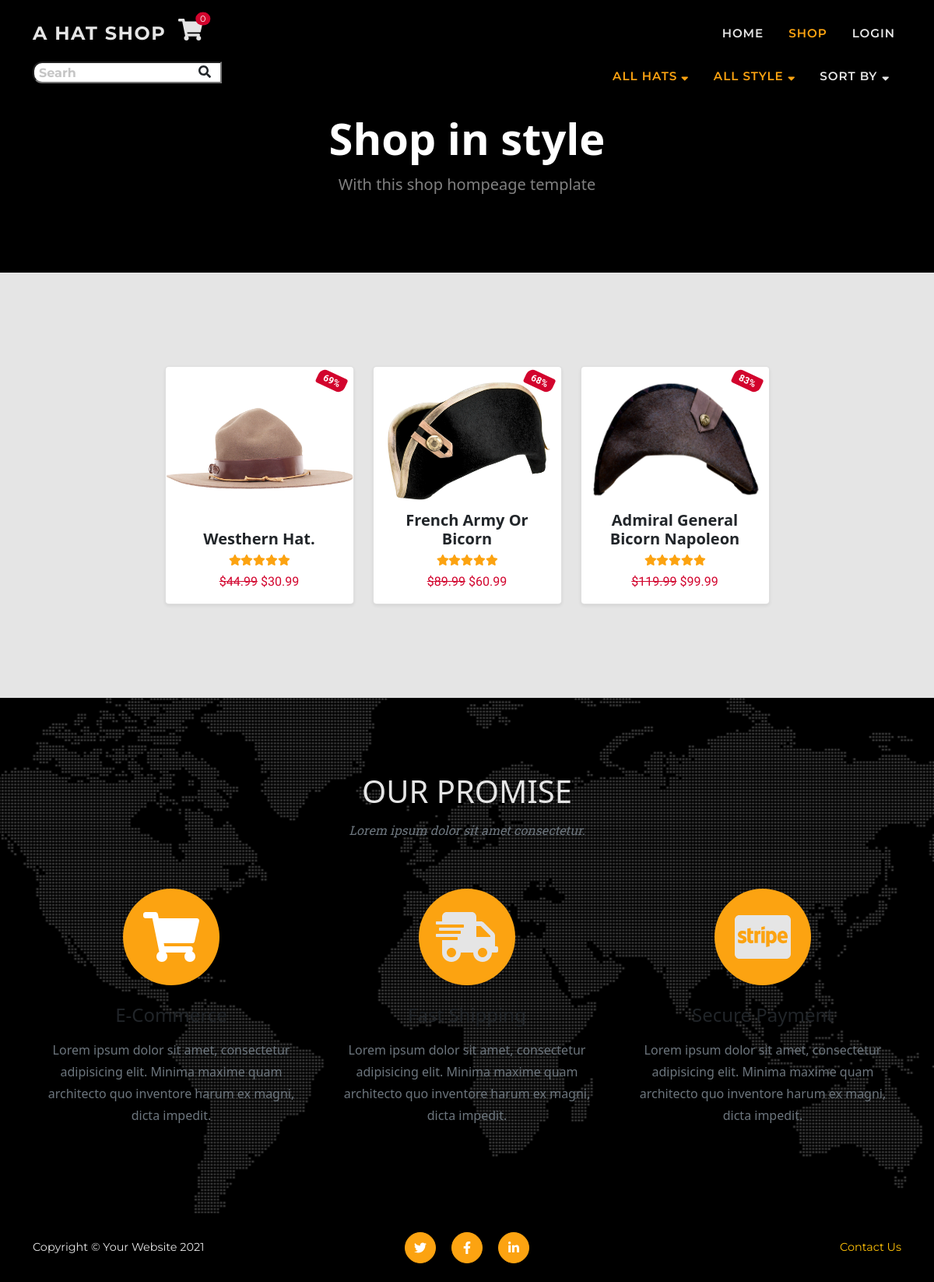
Page /shop/ on the earlier database version.
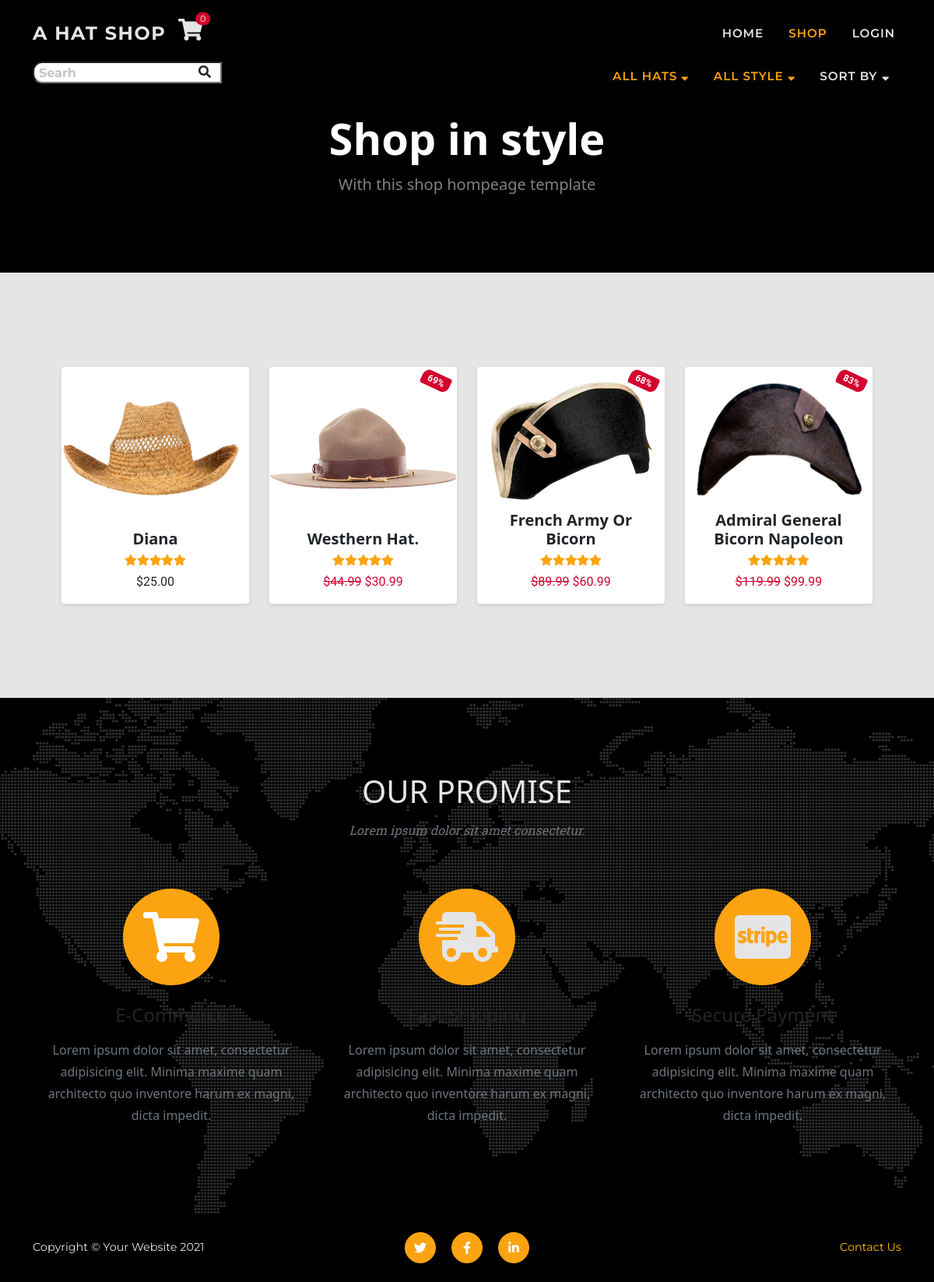
Same page on the later database version.
### shop/models.py (models this page shows, shortened)
class Product(models.Model):
    sku = models.CharField(max_length=60)
    category = models.ForeignKey(
        'Category', null=True, blank=True,
        on_delete=models.SET_NULL)
    style = models.CharField(max_length=60)
    color = models.CharField(max_length=60)
    name = models.CharField(max_length=60)
    description = models.TextField(max_length=250)
    price = models.DecimalField(
        max_digits=6, decimal_places=2)
    image = models.ImageField(null=True, blank=True)
    sale = models.BooleanField(default=False)
    sale_price = models.DecimalField(
        max_digits=6, decimal_places=2,
        null=True, blank=True)
    item_count = models.IntegerField(
        blank=False, null=False, default=0)
    rating = models.DecimalField(
        max_digits=6, decimal_places=2,
        null=True, blank=True)

### shop/views.py (the view, shortened to what this page needs)
# urls.py: path('shop/', include('shop.urls')),
def shop(request):
    products = Product.objects.all().order_by('-id')
    style_list = Product.objects.values('style').distinct()
    categories = Category.objects.all()
    category = 'all'
    sort_name = None
    sortkey = None
    style = 'all'
    query = 'None'
    shop = True
    context = {
        'style_list': style_list,
        'categories': categories,
        'sort_name': sort_name,
        'products': products,
        'sortkey': sortkey,
        'cat': category,
        'style': style,
        'shop': shop,
    }
    return render(request, 'shop/shop.html', context)

### shop/templates/shop/shop.html (shortened to what this page needs)
{% extends 'base.html' %}
{% load static %}
{% load thumbnail %}
{% block extr_nav_lg %}
    <div class="container mt-3">
     <div class="col-12 d-none d-md-flex justify-content-between">
    <div>
        <form class="form" method="GET" action="{% url 'shop' %}">
                <div class="input-group input-group-sm mb-3">
                    <input type="text" class="search py-0" name="search" placeholder="Searh" aria-label="Search store">
                    <div class="input-group-append">
                        <button class="btn search-btn py-0" type="submit"><i class="fas fa-search"></i></button>
                    </div>
                </div>
            </form>
        </div>
    <div>
        {% include 'includes/shop_nav.html' %}
    </div>
</div>
{% endblock %}
{% block page_header %}
<header class="bg-black py-5">
    <div class="container px-4 px-lg-5 pt-5 my-5">
        <div class="text-center">
            <h1 class="display-4 text-white fw-bolder">Shop in style</h1>
            <p class="lead fw-normal text-white-50 mb-0">With this shop hompeage template</p>
        </div>
    </div>
</header>
{% endblock %}
{% block content %}
<section class="page-section">
    <div class="container mt-2 mt-sm-4 px-2 px-sm-4 px-lg-5">
        <div class="row gx-2 gx-sm-4 row-cols-2 row-cols-md-3 row-cols-xl-4 justify-content-center">
            {% for item in products %}
            {% if item.item_count != 0 or request.user.is_superuser %}
            <div class="col mb-2 mb-sm-4">
                <div class="card shadow-sm rounded-3 pt-2 justify-content-end h-100">
                    {% if item.sale %}
                    <div class="badge bg-danger text-white position-absolute numbers-font" style="top: 0.5rem; right: 0.5rem">
                        {% widthratio item.sale_price item.price 100 %}%
                    </div>
                    {% endif %}
                        <div class="h-100 d-flex align-items-center">
                            {% thumbnail item.image "250" as im %}
                            <img class="card-img-top" src="{{ im.url }}" alt="..." />
                            {% endthumbnail %}
                        </div>
                    <a class="card-img-overlay" href="{% url 'shop_item' item.id %}">
                    </a>
                    <div class="card-body p-2">
                        <div class="text-center align-items-end">
                            <h5 class="fw-bolder text-capitalize">{{ item.name }}</h5>
                            <a class="h-100 my-auto" href="{% url 'shop_item' item.id %}">
                            <div class="d-flex justify-content-center small text-warning mb-2">
                                <span class="fa fa-star checked"></span>
                                <span class="fa fa-star checked"></span>
                                <span class="fa fa-star checked"></span>
                                <span class="fa fa-star"></span>
                                <span class="fa fa-star"></span>
                            </div>
                        </a>
                            {% if item.sale %}
                            <span class="text-decoration-line-through text-danger numbers-font">${{ item.price }}</span>
                            <span class="text-danger numbers-font">${{ item.sale_price }} </span>
                            {% else %}
                            <span class="numbers-font">${{ item.price }} </span>
                            {% endif %}
                        </div>
                    </div>
                    <div class="card-footer pt-0 border-top-0 bg-transparent justify-self-end">
                    </div>
                </div>
            </div>
            {% endif %}
            {% endfor %}
        </div>
    </div>
</section>
{% endblock %}

### templates/base.html (shortened to what this page needs)
<!doctype html>
<html lang="en">
<head>
    {% load static %}
    {% block corecss %}
    <link rel="stylesheet" href="https://cdn.jsdelivr.net/npm/bootstrap@5.1.3/dist/css/bootstrap.min.css"
>
    <link href="{% static 'css/base.css' %}" rel="stylesheet" />
    {% endblock %}
</head>
<body>
    <nav class="navbar navbar-expand-md fixed-top flex-column align-items-stretch" id="mainNav">
        <div class="container">
            <div><a class="navbar-brand" href="{% url 'home' %}">A hat Shop</a></div>
            <div class="nav-item ">
                <a class="position-relative cart" href="{% url 'cart' %}">
                    <i class="fas h3 fa-shopping-cart">
                    </i>
                    <span
                        class="cart-pill text-white position-absolute top-5 start-98 translate-middle bg-danger rounded-circle">
                        {{ item_count }}
                    </span>
                </a>
            </div>
            <div class="collapse navbar-collapse" id="navbarResponsive">
                <ul class="navbar-nav text-uppercase ms-auto py-1 py-lg-0">
                    <li class="nav-item"><a class="nav-link {% if request.get_full_path == '/' %}disabled{% endif %}"
                            href="{% url 'home' %}">home</a></li>
                    <li class="nav-item"><a class="nav-link {% if shop %}disabled{% endif %}"
                            href="{% url 'shop' %}">shop</a></li>
                    {% if request.user.is_authenticated %}
                    {% if request.user.is_superuser %}
                    <li class="nav-item"><a
                        class="nav-link {% if request.get_full_path == '/shop/admin/' %}disabled{% endif %}"
                        href="{% url 'admin_view' %}">Admin</a></li>
                    {% endif %}
                    <li class="nav-item"><a
                            class="nav-link {% if request.get_full_path == '/user/' %}disabled{% endif %}"
                            href="{% url 'user' %}">Profile</a></li>
                    <li class="nav-item"><a
                            class="nav-link {% if request.get_full_path == '/accounts/logout/' %}disabled{% endif %}"
                            href="{% url 'account_logout' %}">Logout</a></li>
                    {% else %}
                    <li class="nav-item"><a
                            class="nav-link {% if request.get_full_path == '/accounts/login/' %}disabled{% endif %}"
                            href="{% url 'account_login' %}">Login</a></li>
                    {% endif %}
                </ul>
            </div>
        </div>
        {% block extr_nav_lg %}
        {% endblock %}
    </nav>
    {% block page_header %}
    {% endblock %}
    {% block content %}
    {% endblock %}
    <section class="page-section bg-black" id="promise">
        <div class="container">
            <div class="text-center">
                <h2 class="section-heading text-uppercase">Our Promise</h2>
                <h3 class="section-subheading text-muted">Lorem ipsum dolor sit amet consectetur.</h3>
            </div>
            <div class="row text-center">
                <div class="col-md-4">
                    <span class="fa-stack fa-4x">
                        <i class="fas fa-circle fa-stack-2x text-warning"></i>
                        <i class="fas fa-shopping-cart fa-stack-1x fa-inverse text-ligtt"></i>
                    </span>
                    <h4 class="my-3">E-Commerce</h4>
                    <p class="text-muted">Lorem ipsum dolor sit amet, consectetur adipisicing elit. Minima maxime quam
                        architecto quo inventore harum ex magni, dicta impedit.</p>
                </div>
                <div class="col-md-4">
                    <span class="fa-stack fa-4x">
                        <i class="fas fa-circle fa-stack-2x text-warning"></i>
                        <i class="fas fa-shipping-fast fa-stack-1x fa-inverse text-light"></i>
                    </span>
                    <h4 class="my-3">Fast Shipping</h4>
                    <p class="text-muted">Lorem ipsum dolor sit amet, consectetur adipisicing elit. Minima maxime quam
                        architecto quo inventore harum ex magni, dicta impedit.</p>
                </div>
                <div class="col-md-4">
                    <span class="fa-stack fa-4x">
                        <i class="fas fa-circle fa-stack-2x text-warning"></i>
                        <i class="fab fa-cc-stripe fa-stack-1x fa-inverse text-light"></i>
                    </span>
                    <h4 class="my-3">Secure Payment</h4>
                    <p class="text-muted">Lorem ipsum dolor sit amet, consectetur adipisicing elit. Minima maxime quam
                        architecto quo inventore harum ex magni, dicta impedit.</p>
                </div>
            </div>
        </div>
    </section>
    <footer class="footer bg-dark py-4">
        <div class="container">
            <div class="row align-items-center">
                <div class="col-lg-4 text-lg-start text-light">Copyright &copy; Your Website 2021</div>
                <div class="col-lg-4 my-3 my-lg-0">
                    <a class="btn btn-light btn-social mx-2" href="#!"><i class="fab fa-twitter"></i></a>
                    <a class="btn btn-light btn-social mx-2" href="#!"><i class="fab fa-facebook-f"></i></a>
                    <a class="btn btn-light btn-social mx-2" href="#!"><i class="fab fa-linkedin-in"></i></a>
                </div>
                <div class="col-lg-4 text-lg-end">
                    <a class="link-warning text-decoration-none" data-bs-toggle="modal" data-bs-target="#exampleModal"
                        href="">Contact Us</a>
                </div>
            </div>
        </div>
    </footer>
</body>
</html>

### templates/includes/shop_nav.html (shortened to what this page needs)
<ul class="navbar-nav p-0 text-uppercase ms-auto py-lg-0">
        <li class="nav-item py-2 mx-0 mx-md-3 dropdown">
                <div class="drop-link dropdown orange" href="#" id="cat" role="button" data-bs-toggle="dropdown"
                        aria-expanded="false">
                        {% if cat and cat != 'None' %}{{ cat }} hats{% else %}All Hats{% endif %} <i
                                class="fas fa-sort-down"></i>
                </div>
        </li>
        <li class="nav-item py-2 mx-0 mx-md-3 dropdown">
                <div class="drop-link dropdown {% if style and style != 'None' %}orange{% endif %}" href="#" id="style"
                        role="button" data-bs-toggle="dropdown" aria-expanded="false">
                        {% if style and style != 'None' %}{{ style }} style{% else %}Sellect Style{% endif %} <i
                                class="fas fa-sort-down"></i>
                </div>
        </li>
        <li class="nav-item py-2 mx-0 mx-md-3 dropdown">
                <div class="drop-link dropdown {% if sortkey and sortkey != 'None' %}orange{% endif %}" href="#"
                        id="sort" role="button" data-bs-toggle="dropdown" aria-expanded="false">
                        {% if sortkey and sortkey != 'None' %}{{ sort_name }}{% else %}Sort By{% endif %} <i
                                class="fas fa-sort-down"></i>
                </div>
        </li>
</ul>

Differences in the rows shown:
added Product: shows a picture, name "Diana", price "25.00"
